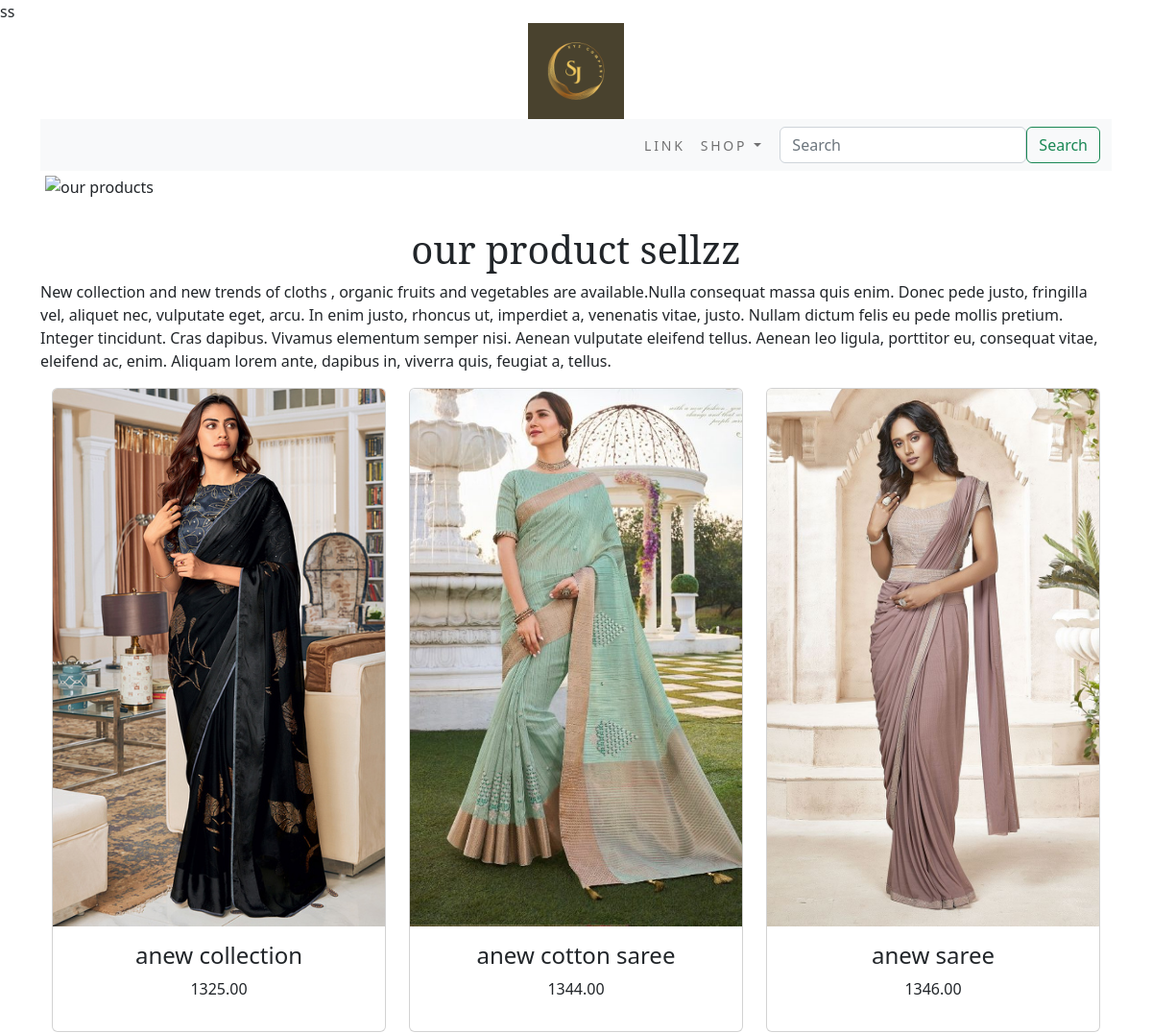
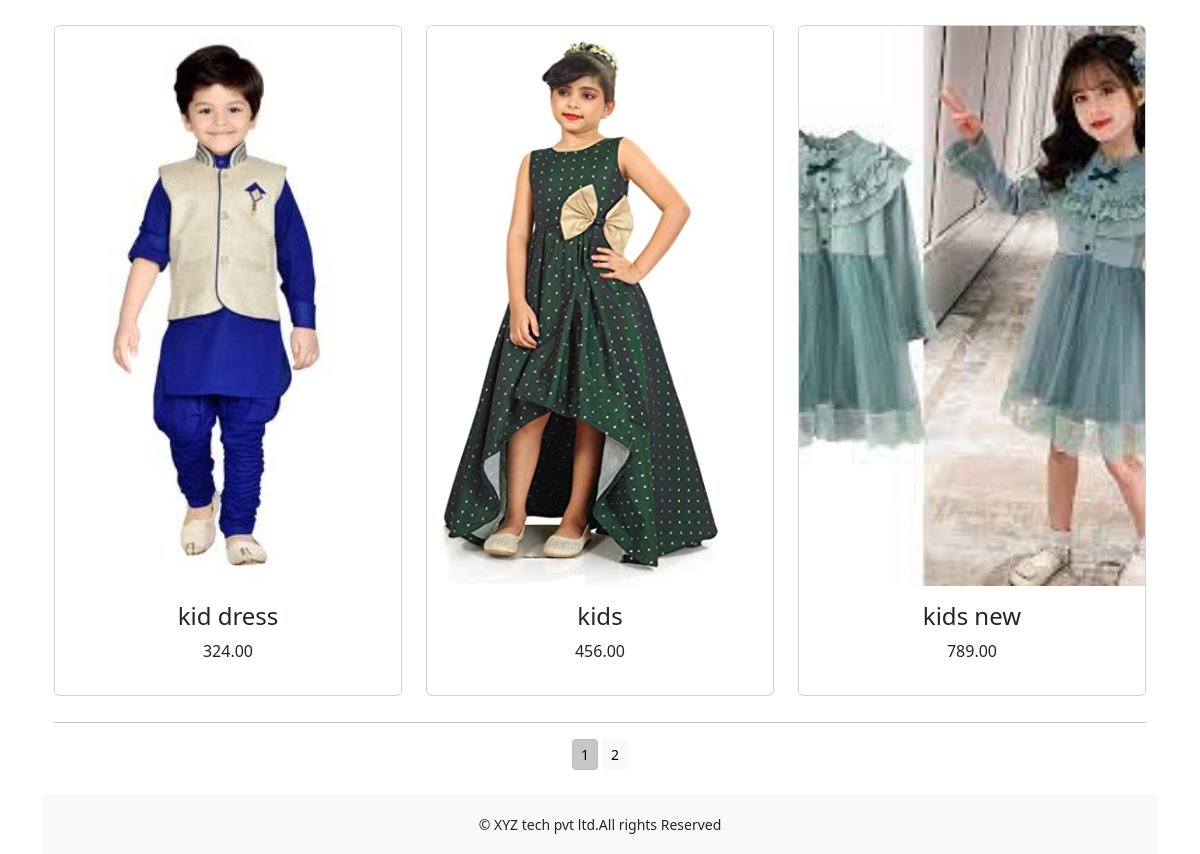
The page /shop_app/ on the database its author committed (2 pictures, top to bottom).
### shop_app/models.py (models this page shows, shortened)
class product(models.Model):
    name = models.CharField(max_length=250, unique=True)
    slug = models.SlugField(max_length=250, unique=True)
    desc = models.TextField(blank=True)
    price=models.DecimalField(max_digits=10,decimal_places=2)
    category=models.ForeignKey(category,on_delete=models.CASCADE)
    img = models.ImageField(upload_to='product', blank=True)
    stock=models.IntegerField()
    available=models.BooleanField(default=True)
    created=models.DateTimeField(auto_now_add=True)
    updated=models.DateField(auto_now=True)
    def get_url(self):
        return reverse('shop_app:ProdCatdetail',args=[self.category.slug,self.slug])
    class Meta:
        ordering = ('name',)
        verbose_name = 'product'
        verbose_name_plural = 'products'

### shop_app/views.py (the view)
# urls.py: path('',views.allProdCat,name='allProdCat'),
def allProdCat(request,c_slug=None):
    c_page=None
    products_list=None
    if c_slug!=None:
        c_page=get_object_or_404(category, slug=c_slug)
        products_list=product.objects.all().filter(category=c_page, available=True)
    else:
        products_list=product.objects.all().filter(available=True)
        paginator=Paginator(products_list,6)
    try:
        page=int(request.GET.get('page','1'))
    except:
        page=1
    try:
        products= paginator.page(page)
    except (EmptyPage,InvalidPage):
        products=paginator.get_page(paginator.num_pages)
    return render(request, 'category.html', {'category': c_page, 'products': products})

### cart_app/context_processors.py (called while the page is built)
def counter(request):
    item_count=0
    if 'admin' in request.path:
        return {}
    else:
        try:
            cart=Cart.objects.filter(cart_id=_cart_id(request))
            cart_items=CartItem.objects.all().filter(cart=cart[:1])
            for cart_item in cart_items:
                item_count += cart_item.quantity
        except Cart.DoesNotExist:
            item_count =0
    return dict(item_count=item_count)

### cart_app/views.py (called while the page is built)
def _cart_id(request):
    cart=request.session.session_key
    if not cart:
        cart=request.session.create()
    return cart

### shop_app/context_processors.py (called while the page is built)
def menu_links(request):
    links=category.objects.all()
    return dict(links=links)

### shop_app/models.py (called while the page is built)
    def get_url(self):
        return reverse('shop_app:product_by_category', args=[self.slug])

### template/category.html (shortened to what this page needs)
{% extends 'base.html' %}
{% load static %}
{% block content %}
<div class="mx_auto">
    {% if category %}
    <img  class="my_image " src="{{category.img.url}}" alt="{{category.name}}" width="139" height="680">
</div>
   <br>
<div>
       <h1 class="text-center my_title">{{category.name}}</h1>
       <p class="text-justify">{{category.desc}}</p>
</div>
   {% else %}
<div>
<img class="my_image my_image_padding" src="{% static 'img/new collection.png' %}" alt="our products" width="1250" height="350">
    </div>
<br>
<div class=>
    <h1 class="text-center my_title"> our product sellzz</h1>
    <p class="text-justify my-title"> New collection and new trends of cloths , organic fruits and vegetables are available.Nulla consequat massa quis enim. Donec pede justo, fringilla vel, aliquet nec, vulputate eget, arcu. In enim justo, rhoncus ut, imperdiet a, venenatis vitae, justo. Nullam dictum felis eu pede mollis pretium. Integer tincidunt. Cras dapibus. Vivamus elementum semper nisi. Aenean vulputate eleifend tellus. Aenean leo ligula, porttitor eu, consequat vitae, eleifend ac, enim. Aliquam lorem ante, dapibus in, viverra quis, feugiat a, tellus. </p>
</div>
{% endif %}
<div class="container">
    <div class="row gy-3">
        {% for product in products.object_list %}
        <div class="my_bottom_margin col-9 col-sm-12 col-md-4 xol-lg-4">
            <div class="card text-center" style="min-width:18rem;">
                 <a href="{{product.get_url}}"><img class="card-img-top my_image" src="{{product.img.url}}" alt="{{product.name}}" width="500" height="400"></a>
                <div class="card-body h-100">
                     <h4>{{product.name}}</h4>
                     <p>{{product.price}}</p>
                </div>
            </div>
        </div>
        {% endfor %}
    </div>
    <div class="max-auto">
    {% if products.paginator.num_pages > 1 %}
   <hr>
    <div class="text-center">
        {% for pg in products.paginator.page_range %}
         <a href="?page={{pg}}" class="btn btn-light btn-sm {% if products.number == pg %} active {% endif %}">{{pg}}</a>
        {% endfor %}
    </div>
        {% endif %}
    </div>
    <br>
</div>
{% endblock %}

### template/base.html (shortened to what this page needs)
{% load static %}
<!DOCTYPE html>
<html lang="en">
<head>
    <link rel="stylesheet" href="{% static 'css/custom.css' %}">
        <link rel="stylesheet" href="{% static 'css/bootstrap.rtl.min.css' %}" >
</head>
<body>ss
<div class="container">
{% include 'header.html' %}
{% include 'navbar.html' %}
{% block content %}
{% endblock %}
    </div>
{% include 'footer.html' %}
</body>
</html>

### template/header.html
{% load static %}
<header>
   <center>
       <a href="{% url 'shop_app:allProdCat' %}" ></a><img src="{% static 'img/xyz company.png' %}" alt="logoimage"  width="100" height="100">
   </center>
</header>

### template/navbar.html (shortened to what this page needs)
<nav class="navbar navbar-expand-lg bg-light">
  <div class="container-fluid">
    <div class="collapse navbar-collapse" id="navbarSupportedContent">
      <ul class="navbar-nav me-auto mb-2 mb-lg-0">
        <li class="nav-item">
          <a class="nav-link" href="#">Link</a>
        </li>
        <li class="nav-item dropdown {% if 'shop_app' in request.path %} active {% endif %}">
          <a class="nav-link dropdown-toggle" href="{% url 'shop_app:allProdCat' %}" role="button" data-bs-toggle="dropdown" aria-expanded="false">
            shop
          </a>
        </li>
      </ul>
      <form class="d-flex" action="{% url 'search_app:searchResult' %}" method="get">
        <input class="form-control me-2" type="search" placeholder="Search" name="q" aria-label="Search">
        <button class="btn btn-outline-success" type="submit">Search</button>
      </form>
    </div>
  </div>
</nav>

### template/footer.html
<div class="footer navbar-fixed my_footer">
  <p class="text-center">&copy; XYZ tech pvt ltd.All rights Reserved</p>
</div>

### static/css/custom.css (style rules this page uses)
,body { font-family: 'Noto Serif', serif; }
.nav-item { letter-spacing : .2em; font-size : 14px; text-transform : uppercase; }
.my_footer { background-color:#f8f9fa; height:60px; }
.my_footer p { padding-top:20px; font-size:14px; }
.my_image { width:100%; height:70vh; object-fit: cover; }
.my_title { font_size:16px; text_transform:uppercase; letter-spacing:2 em; font-family: 'Noto Serif', serif; }
.my_image_padding { padding:5px; }
.my_bottom_margin { margin-bottom:10px; }
.card-body h4 { font_size:14px; text_transform:uppercase; letter-spacing:.2 em; }

### rows shown on the page
product: img (picture), name "anew collection", price "1325.00"
product: img (picture), name "anew cotton saree", price "1344.00"
product: img (picture), name "anew saree", price "1346.00"
product: img (picture), name "kid dress", price "324.00"
product: img (picture), name "kids", price "456.00"
product: img (picture), name "kids new", price "789.00"

### other values the page prints
{{ pg }} "1" "2"
